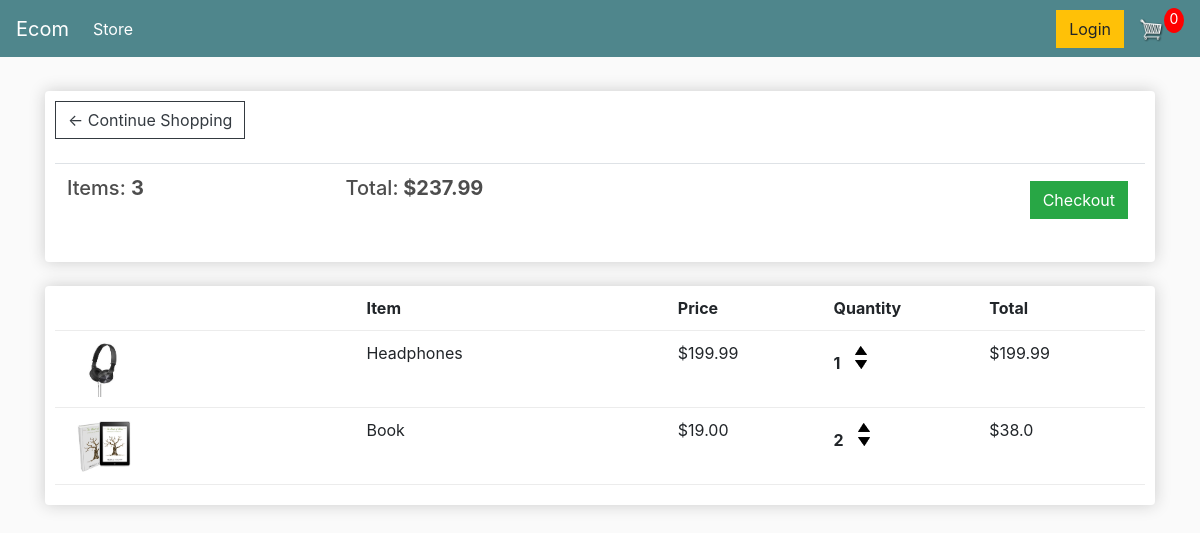
The app's page /cart/ (signed in) with its own data.
### store/models.py (models this page shows, shortened)
class Order(models.Model):
    customer = models.ForeignKey(Customer, on_delete=models.SET_NULL, blank=True, null=True)
    date_ordered = models.DateTimeField(auto_now_add=True)
    complete = models.BooleanField(default=False)
    transaction_id = models.CharField(max_length=200, null=True)
    @property
    def get_cart_total(self):
        order_items = self.orderitems_set.all()
        cart_total = sum(item.get_total for item in order_items)
        return cart_total
    @property
    def get_cart_items(self):
        order_items = self.orderitems_set.all()
        quantity_total = sum(item.quantity for item in order_items)
        return quantity_total

class OrderItems(models.Model):
    product = models.ForeignKey(Product, on_delete=models.SET_NULL, null=True)
    order = models.ForeignKey(Order, on_delete=models.SET_NULL, null=True)
    quantity = models.IntegerField(default=0, null=True, blank=True)
    data_added = models.DateTimeField(auto_now_add=True)
    @property
    def get_total(self):
        total = self.product.price * self.quantity
        return total

class Product(models.Model):
    name = models.CharField(max_length=200, null=True)
    price = models.FloatField()
    digital = models.BooleanField(default=False, null=True, blank=False)
    image = models.ImageField(null=True, blank=True)
    @property
    def image_url(self):
        try:
            url = self.image.url
        except:
            url = 'static/images/notfound.png'
        return url

### store/views.py (the view)
# urls.py: path('cart/', views.cart, name = 'cart'),
def cart(request):
    if request.user.is_authenticated:
        customer = request.user.customer
        order, created = Order.objects.get_or_create(customer=customer, complete=False)
        items = order.orderitems_set.all()
    else:
        items = []
        order = {
            "get_cart_items": 0,
            "get_cart_total": 0
        }
    context = {"items": items, "order": order}
    return render(request, 'store/cart.html', context)

### store/templates/store/cart.html
{% extends 'store/main.html' %}
{% load static %}
{% block content %}
     <div class="row">
          <div class="col-lg-12">
               <div class="box-element">
                    <a class= "btn btn-outline-dark" href="{% url 'store' %}">&#x2190; Continue Shopping</a>
                    <br>
                    <br>
                    <table class="table">
                         <tr>
                              <th><h5>Items: <strong>{{order.get_cart_items}}</strong></h5></th>
                              <th><h5>Total:<strong> ${{order.get_cart_total|floatformat:2}}</strong></h5></th>
                              <th>
                                   <a  style="float:right; margin:5px;" class="btn btn-success" href="{% url 'checkout' %}">Checkout</a>
                              </th>
                         </tr>
                    </table>
               </div>
               <br>
               <div class="box-element">
                    <div class="cart-row">
                         <div style="flex:2"></div>
                         <div style="flex:2"><strong>Item</strong></div>
                         <div style="flex:1"><strong>Price</strong></div>
                         <div style="flex:1"><strong>Quantity</strong></div>
                         <div style="flex:1"><strong>Total</strong></div>
                    </div>
                    {% for item in items %}
                    <div class="cart-row">
                         <div style="flex:2"><img class="row-image" src="{{ item.product.image_url}}"></div>
                         <div style="flex:2"><p>{{ item.product.name }}</p></div>
                         <div style="flex:1"><p>${{ item.product.price|floatformat:2 }}</p></div>
                         <div style="flex:1">
                              <p class="quantity">{{ item.quantity }}</p>
                              <div class="quantity">
                                   <img class="chg-quantity" src="{% static  'images/up.png' %}">
                                   <img class="chg-quantity" src="{% static  'images/down.png' %}">
                              </div>
                         </div>
                         <div style="flex:1"><p>${{item.get_total}}</p></div>
                    </div>
                    {% endfor %}
          </div>
     </div>
{% endblock content %}

### static/css/main.css (style rules this page uses)
body { background-color: hsl(0, 0%, 98%); }
h1,h2,h3,h4,h5,h6 { color:hsl(0, 0%, 30%); }
.box-element { box-shadow:hsl(0, 0%, 80%) 0 0 16px; background-color: #fff; border-radius: 4px; padding: 10px; }
.col-lg-4, .col-lg-6, .col-lg-8, .col-lg-12 { margin-top: 10px; }
.btn { border-radius: 0; }
.row-image { width: 100px; }
.cart-row { display: flex; align-items: flex-stretch; padding-bottom: 10px; margin-bottom: 10px; border-bottom: 1px solid #ececec; }
.quantity { display: inline-block; font-weight: 700; padding-right:10px; }
.chg-quantity { width: 12px; cursor: pointer; display: block; margin-top: 5px; transition:.1s; }

### records on screen
Order: get_cart_items "3", get_cart_total "237.99"
OrderItems: product.image_url (picture), product.name "Headphones", product.price "199.99", quantity "1", get_total "199.99"
OrderItems: product.image_url (picture), product.name "Book", product.price "19.00", quantity "2", get_total "38.0"
